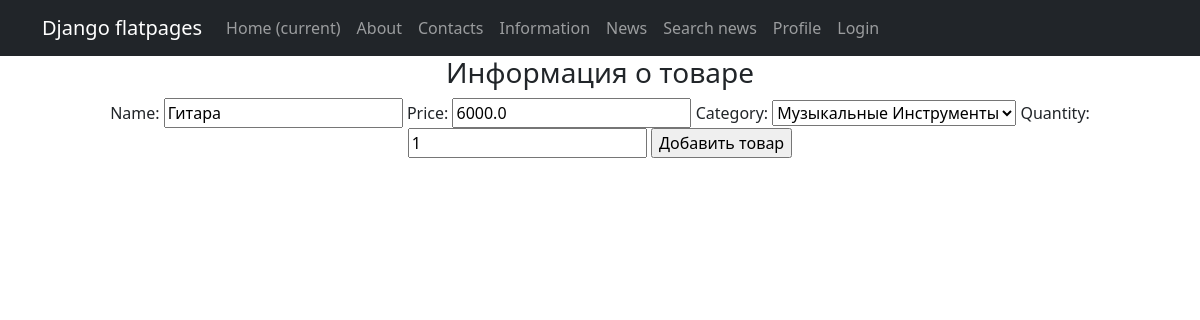
/products/create/1, run on the app's committed database.
### simpleapp/models.py (models this page shows, shortened)
class Product(models.Model):
    name = models.CharField(
        max_length=50,
        unique=True,  # названия товаров не должны повторяться
    )
    description = models.TextField()
    quantity = models.IntegerField(
        validators=[MinValueValidator(0)],
    )
    category = models.ForeignKey(
        to='Category',
        on_delete=models.CASCADE,
        related_name='products',
    )
    price = models.FloatField(
        validators=[MinValueValidator(0.0)],
    )

class Category(models.Model):
    name = models.CharField(max_length=100, unique=True)  # названия категорий тоже не должны повторяться
    def __str__(self):
        return f'{self.name.title()}'

### simpleapp/views.py (the view)
# urls.py: path('create/<int:pk>', ProductUpdateView.as_view(), name='product_update'),
class ProductUpdateView(UpdateView):
    template_name = 'product_create.html'
    form_class = ProductForm
    def get_object(self, **kwargs):
        id = self.kwargs.get('pk')
        return Product.objects.get(pk=id)

### simpleapp/forms.py
class ProductForm(ModelForm):
    class Meta:
        model = Product
        fields = ['name', 'price', 'category', 'quantity']

### project/templates/product_create.html (shortened to what this page needs)
{% extends 'flatpages/default.html' %}
{% block content %}
<h3>Информация о товаре</h3>
<form method="POST">
    {{ form }}
    <input type="submit" value="Добавить товар">
</form>
{% endblock content %}

### data on the page
Product: name "Гитара", price "6000.0", category "Музыкальные Инструменты", quantity "1"
